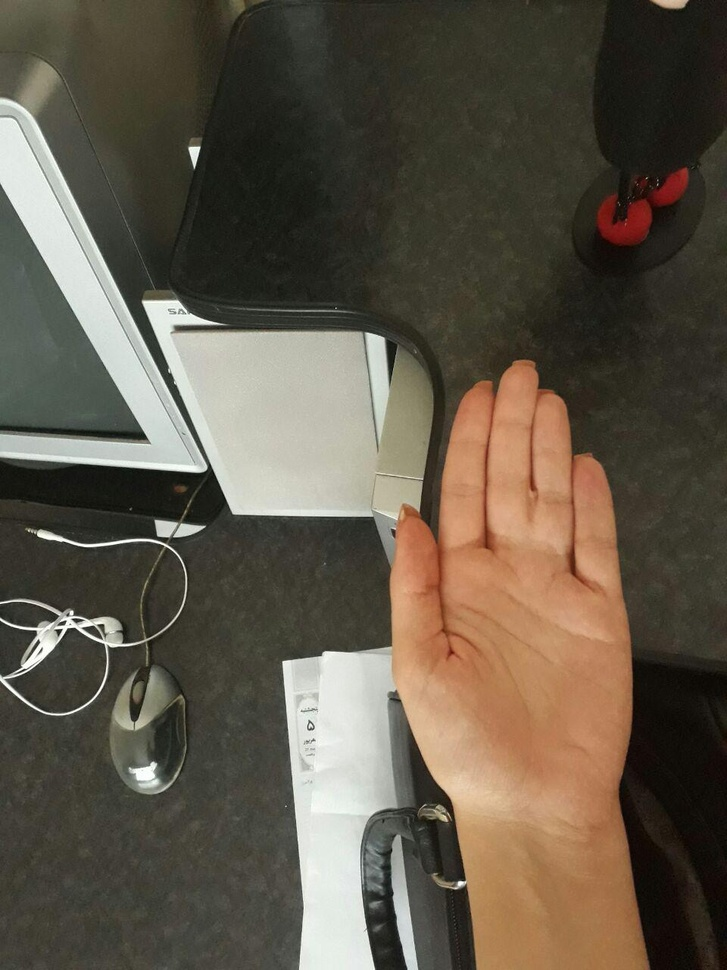
#> input picture sample8.jpg, 727 x 970 px, shrunk from 960 x 1280 before the run
$ python Source.py
#> lines starting #> are read from the running program, lines starting #| are printed output that depends on the picture; after the words box and inside, x2 and y2 are one past the last pixel; in counts of white or black regions, pixels touching at a corner belong together
#> further down, Iraw is the input picture: PIL image 727x970 RGB; mean R, G, B 96.1, 87, 72.7
from PIL import Image
import PIL.ImageFilter
import numpy
import colorsys
import scipy.ndimage
import matplotlib.pyplot as plt


def hue_slicing(I, threshold):
#> called with threshold = 10
    J = numpy.array(I)
    nrow, ncol, _ = J.shape
#> nrow = 970; ncol = 727
    for i in range(nrow):
        for j in range(ncol):
            R, G, B = J[i][j][0], J[i][j][1], J[i][j][2]
            h, _, _ = colorsys.rgb_to_hsv(R, G, B)
            h *= 360
            if abs(h - 15) > threshold:
                J[i][j] = numpy.array([0, 0, 0])
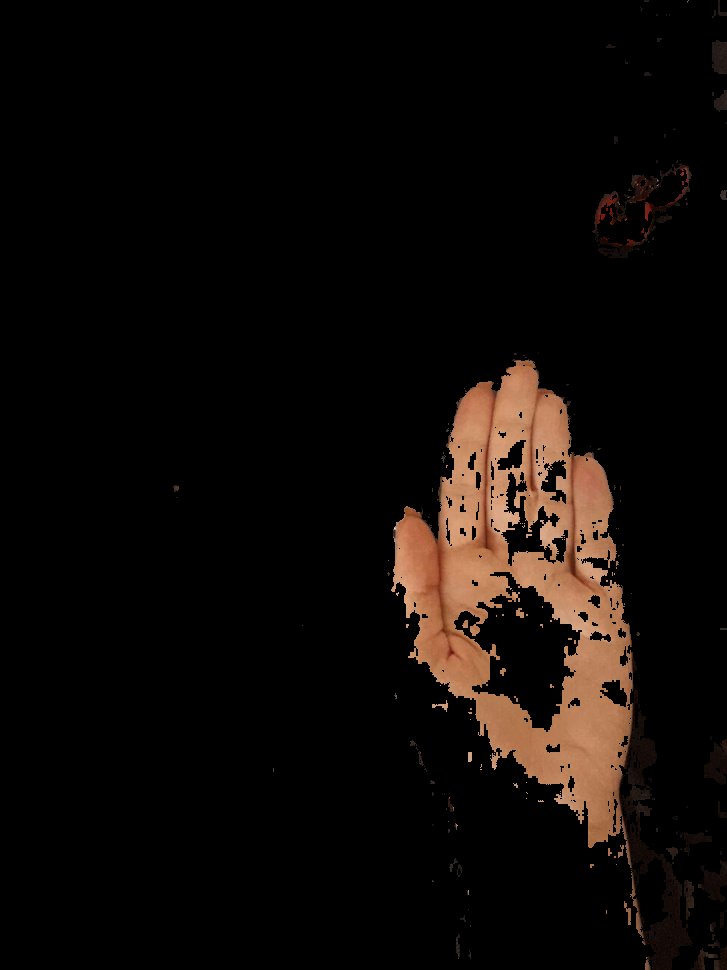
#> J: shape (970, 727, 3); mean R, G, B 15.2, 10.2, 7.2
    return Image.fromarray(J)


def thresholding(I, threshold):
    i = numpy.asarray(I)
    i = i > threshold  # boolean matrix
    i = i * 255
    return Image.fromarray(i)


def erosion(I, se):
    i = scipy.ndimage.binary_erosion(Ibn, se) * 255
    return Image.fromarray(i)


def fill_holes(I):
    i = scipy.ndimage.binary_fill_holes(Ibn) * 255
    return Image.fromarray(i)


def create_mask(I, threshold):
    J = numpy.array(I)
    nrow, ncol = J.shape
    threshold *= 255
    mask = {'rows': [], 'cols': []}
    for i in range(nrow):
        if numpy.sum(J[i, :]) > threshold:
            mask['rows'].append(i)
            break
    for i in range(nrow - 1, -1, -1):
        if numpy.sum(J[i, :]) > threshold:
            mask['rows'].append(i)
            break
    for i in range(ncol):
        if numpy.sum(J[:, i]) > threshold:
            mask['cols'].append(i)
            break
    for i in range(ncol - 1, -1, -1):
        if numpy.sum(J[:, i]) > threshold:
            mask['cols'].append(i)
            break
    return mask


def apply_mask(I, mask):
    J = numpy.array(I)
    nrow, ncol, _ = J.shape
    for row in mask['rows']:
        for i in range(mask['cols'][0], mask['cols'][1]):
            J[row, i] = numpy.array([0, 0, 0])
    for col in mask['cols']:
        for i in range(mask['rows'][0], mask['rows'][1]):
            J[i, col] = numpy.array([0, 0, 0])
    return Image.fromarray(J)


path = 'sample8.jpg'
result_path = 'r8.jpg'
hue_threshold = 10
binary_threshold = 50
median_filter_size = 15
erosion_se = [
    [0, 0, 0, 1, 0, 0, 0],
    [0, 0, 1, 1, 1, 0, 0],
    [0, 1, 1, 1, 1, 1, 0],
    [1, 1, 1, 1, 1, 1, 1],
    [0, 1, 1, 1, 1, 1, 0],
    [0, 0, 1, 1, 1, 0, 0],
    [0, 0, 0, 1, 0, 0, 0]
]
mask_threshold = 20

print("Loading the Image...")
Iraw = Image.open(path)
print("Slicing by Hue...")
Islc = hue_slicing(Iraw, hue_threshold)
print("Filtering with Median Filter...")
Imdf = Islc.filter(PIL.ImageFilter.MedianFilter(median_filter_size))
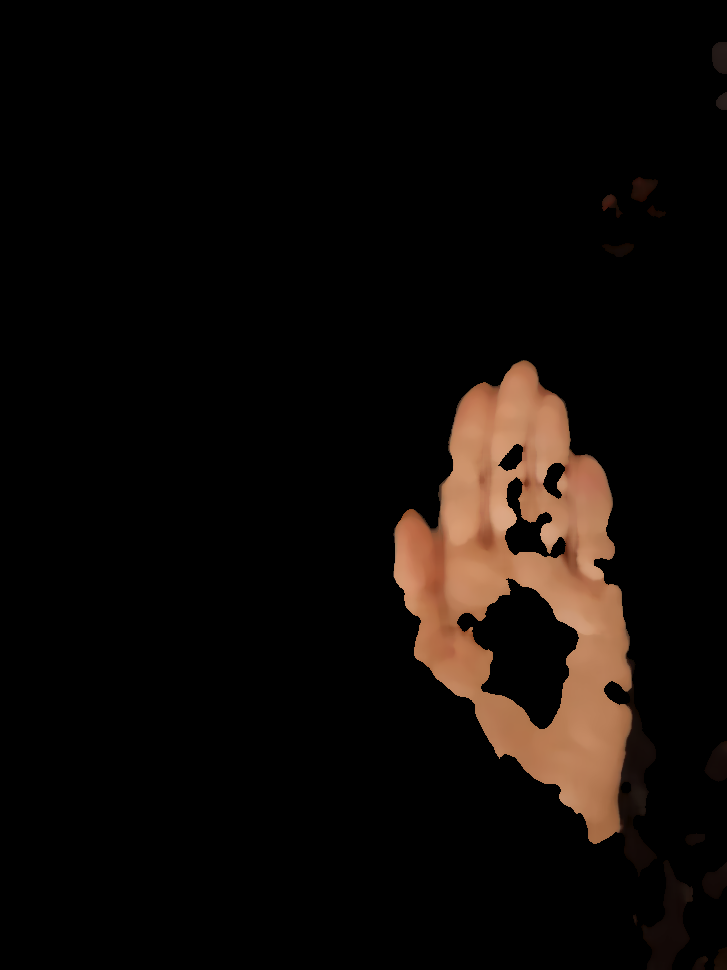
#> Imdf: PIL image 727x970 RGB; mean R, G, B 15.3, 10.2, 7.2
print("Converting to Grayscale...")
Igs = Imdf.convert(mode="L")  # rgb2gray
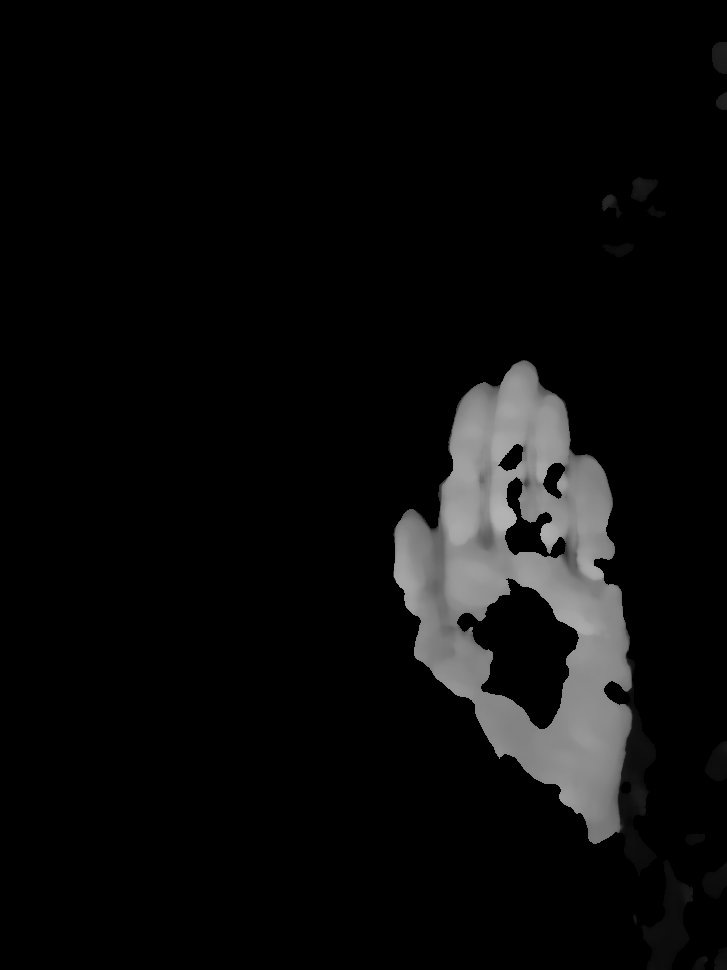
#> Igs: PIL image 727x970 L; min 0, max 179, mean 11.4
print("Converting to Binary...")
Ibn = thresholding(Igs, binary_threshold)
#> in thresholding, `i = i > threshold`:
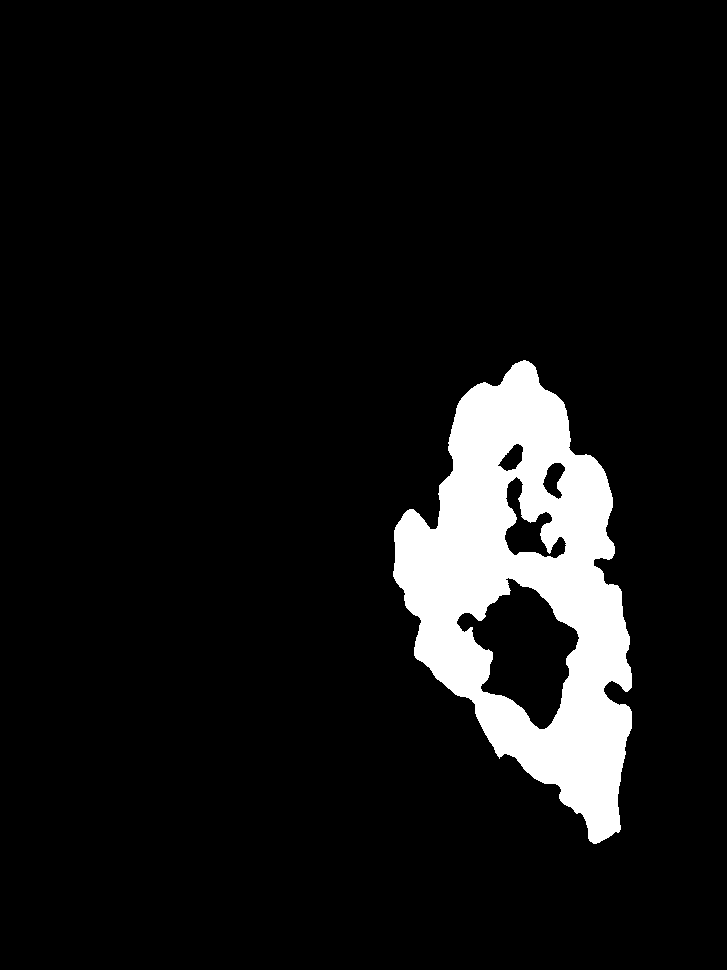
#> i: shape (970, 727) bool; 8.1% white; 1 white region, box (x1, y1, x2, y2) and area: (393, 360, 632, 844) 57010
#> (the run stopped early here; a loop or call above may not have finished)

$ run again, with sample1.jpg copied over sample8.jpg
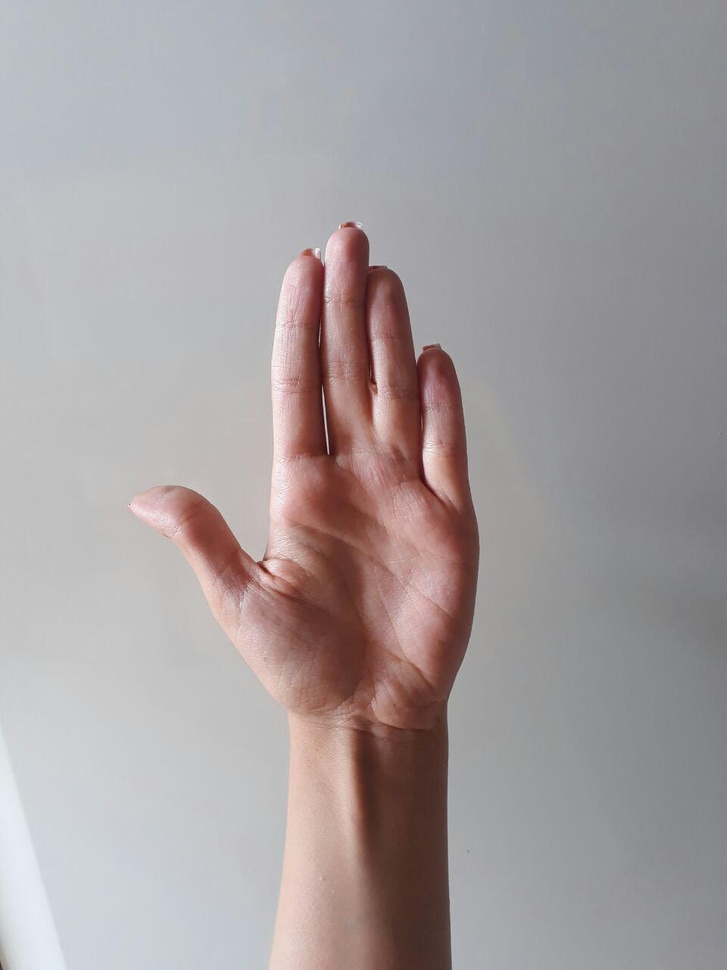
#> input picture sample1.jpg, 727 x 970 px, shrunk from 960 x 1280 before the run
#> Iraw is the input picture: PIL image 727x970 RGB; mean R, G, B 166.2, 158.9, 160.4
#> after the loop in hue_slicing, `for i in range(nrow):`:
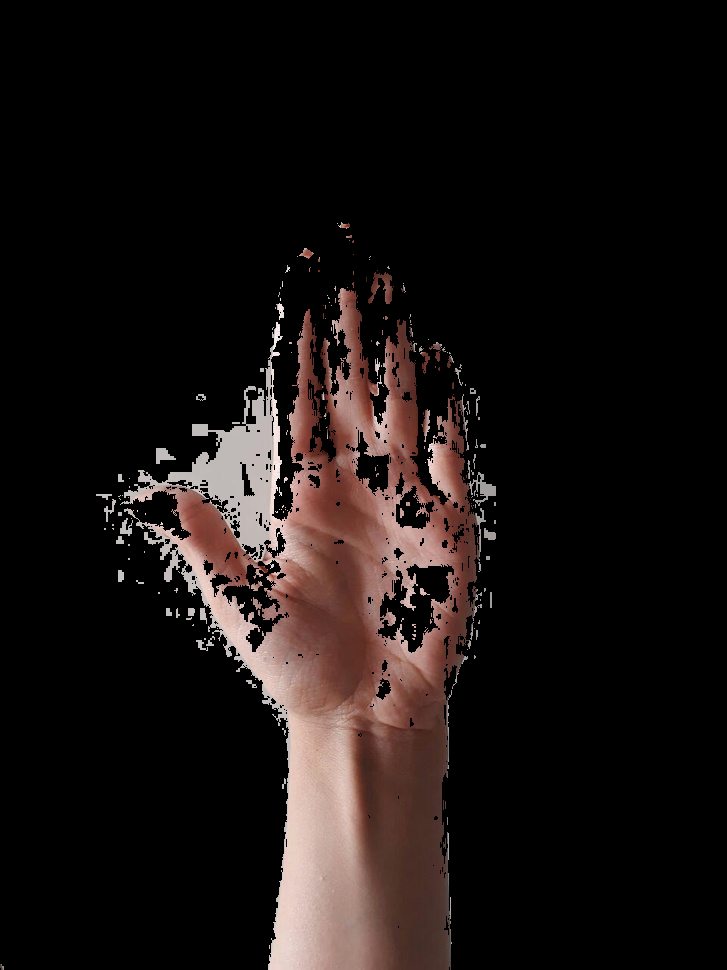
#> J: shape (970, 727, 3); mean R, G, B 25.2, 19, 17.7
#> in thresholding, `i = i > threshold`:
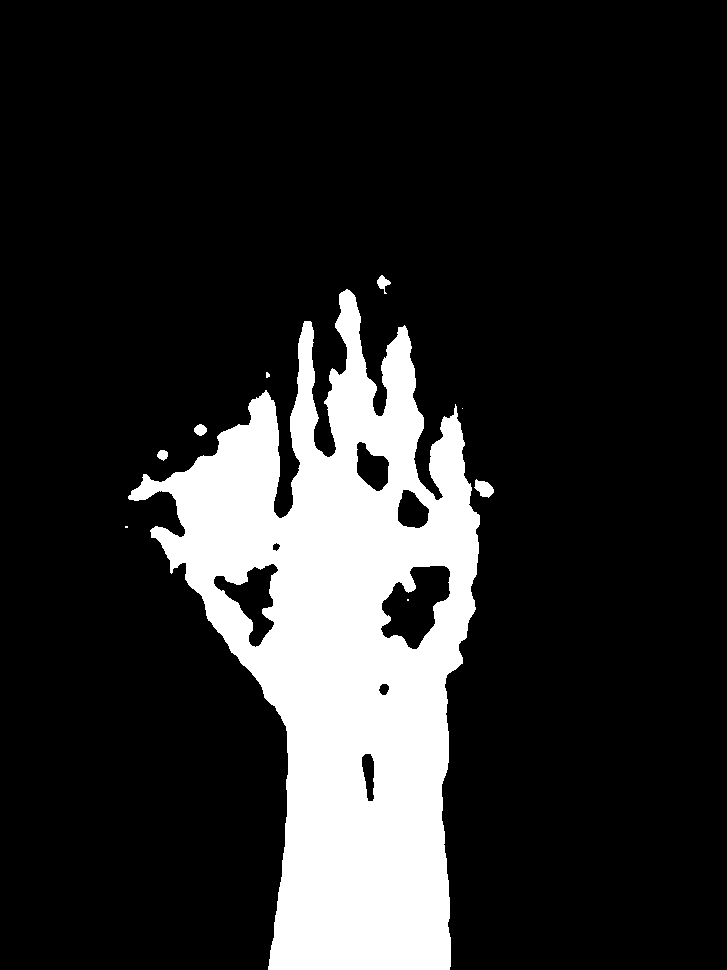
#> i: shape (970, 727) bool; 16.6% white; 9 white regions (4 under 20 px), largest, box (x1, y1, x2, y2) and area: (128, 289, 480, 970) 116729, (474, 479, 494, 498) 235, (377, 275, 391, 294) 126, (194, 424, 207, 436) 112, (157, 450, 168, 461) 88

$ run again, with sample3.jpg copied over sample8.jpg
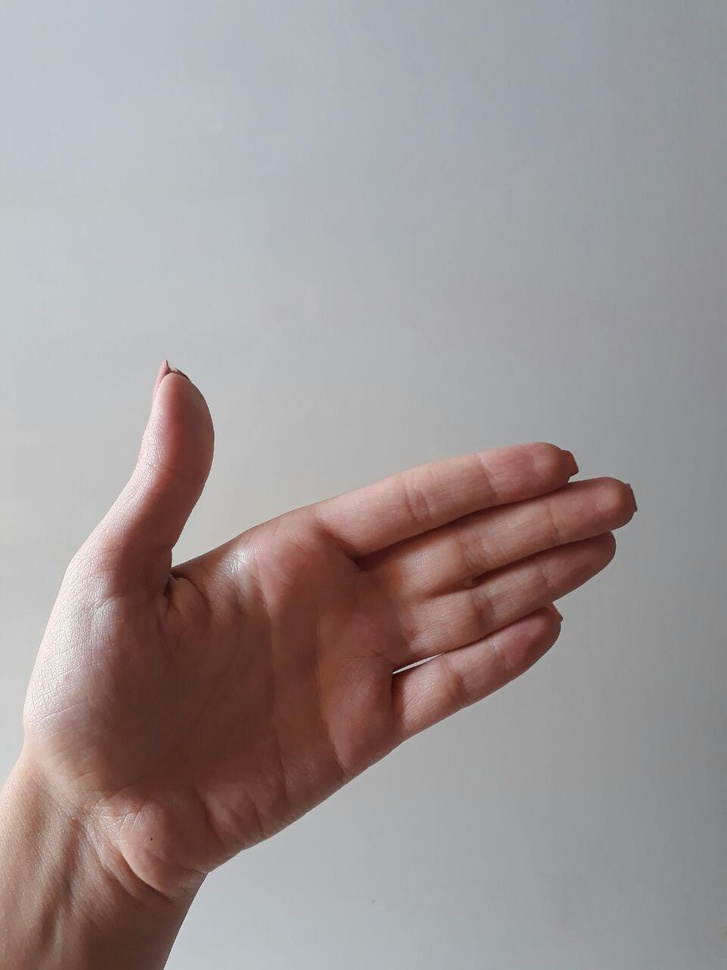
#> input picture sample3.jpg, 727 x 970 px, shrunk from 960 x 1280 before the run
#> Iraw is the input picture: PIL image 727x970 RGB; mean R, G, B 158.2, 148.8, 148.9
#> after the loop in hue_slicing, `for i in range(nrow):`:
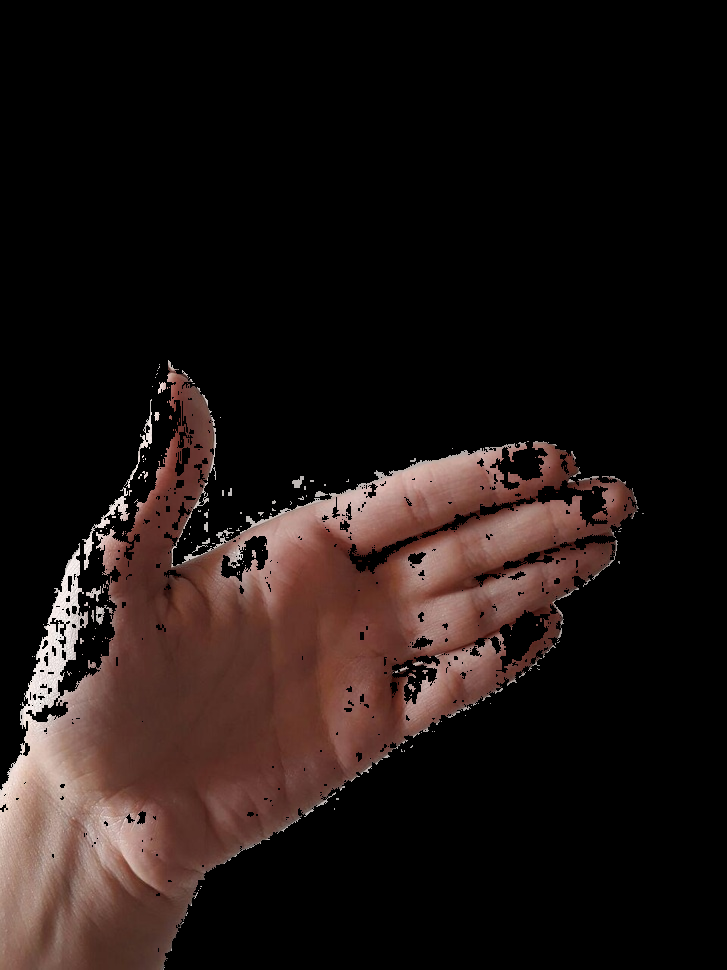
#> J: shape (970, 727, 3); mean R, G, B 30.9, 21.1, 18.9
#> in thresholding, `i = i > threshold`:
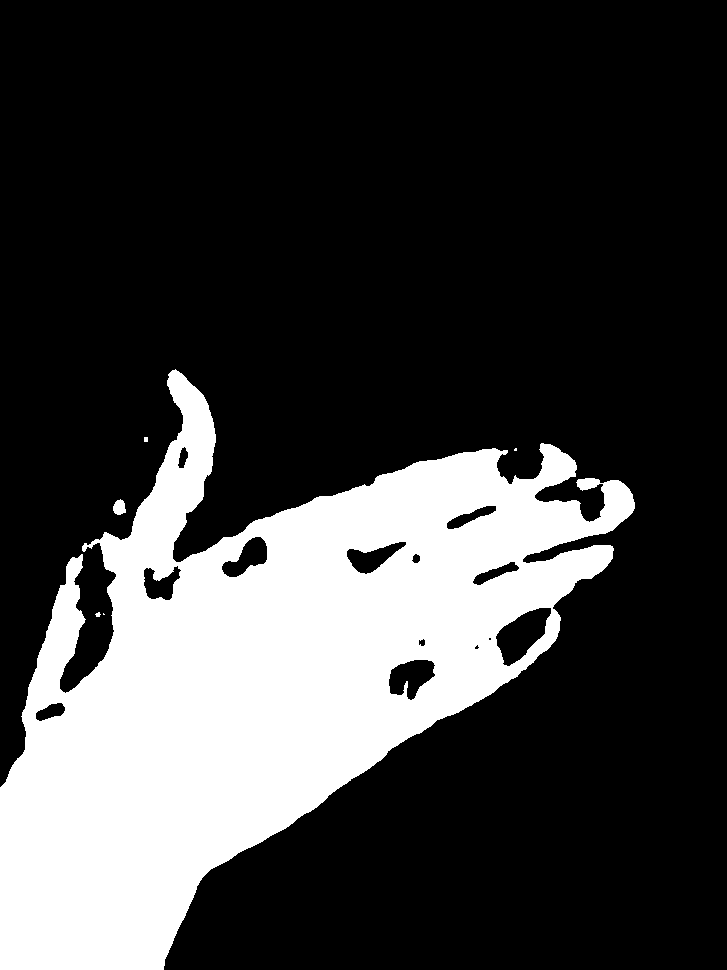
#> i: shape (970, 727) bool; 24.6% white; 6 white regions (2 under 20 px), largest, box (x1, y1, x2, y2) and area: (0, 369, 635, 970) 173374, (113, 499, 126, 515) 154, (144, 437, 148, 442) 20, (95, 612, 101, 617) 20
